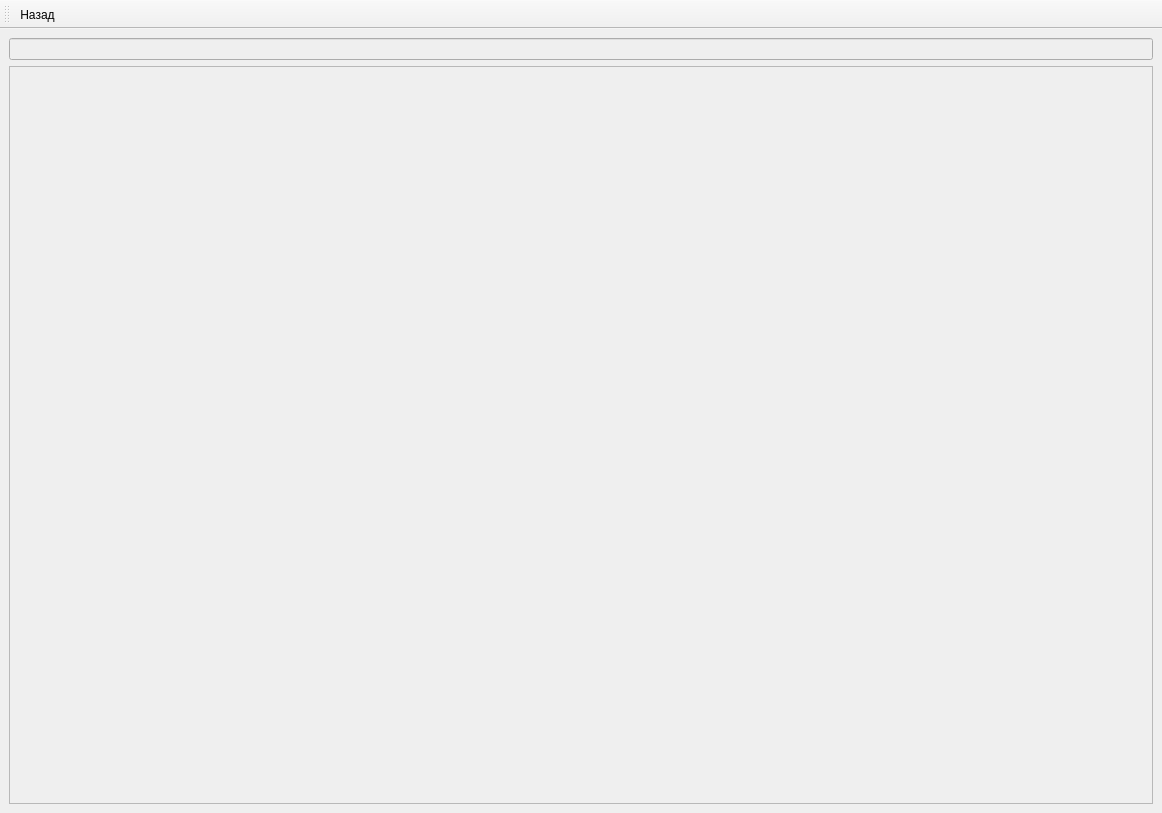
<?xml version="1.0" encoding="UTF-8"?>
<ui version="4.0">
 <class>main_window</class>
 <widget class="QMainWindow" name="main_window">
  <property name="geometry">
   <rect>
    <x>0</x>
    <y>0</y>
    <width>1162</width>
    <height>813</height>
   </rect>
  </property>
  <property name="windowTitle">
   <string>hASCII explorer</string>
  </property>
  <widget class="QWidget" name="central_widget">
   <layout class="QGridLayout" name="central_layout">
    <item row="1" column="0">
     <widget class="QScrollArea" name="scroll_area">
      <property name="widgetResizable">
       <bool>true</bool>
      </property>
      <widget class="QWidget" name="scroll_area_widget">
       <property name="geometry">
        <rect>
         <x>0</x>
         <y>0</y>
         <width>1142</width>
         <height>723</height>
        </rect>
       </property>
       <property name="sizePolicy">
        <sizepolicy hsizetype="Preferred" vsizetype="Minimum">
         <horstretch>3</horstretch>
         <verstretch>0</verstretch>
        </sizepolicy>
       </property>
       <layout class="QVBoxLayout" name="scroll_area_layout"/>
      </widget>
     </widget>
    </item>
    <item row="0" column="0">
     <widget class="QLineEdit" name="current_path_line">
      <property name="enabled">
       <bool>false</bool>
      </property>
     </widget>
    </item>
   </layout>
  </widget>
  <widget class="QToolBar" name="tool_bar">
   <property name="windowTitle">
    <string>toolBar</string>
   </property>
   <attribute name="toolBarArea">
    <enum>TopToolBarArea</enum>
   </attribute>
   <attribute name="toolBarBreak">
    <bool>false</bool>
   </attribute>
   <addaction name="action_move_back"/>
  </widget>
  <action name="action_move_back">
   <property name="icon">
    <iconset resource="images/image_source.qrc">
     <normaloff>:/images/back.png</normaloff>:/images/back.png</iconset>
   </property>
   <property name="text">
    <string>Назад</string>
   </property>
   <property name="toolTip">
    <string>&lt;html&gt;&lt;head/&gt;&lt;body&gt;&lt;p&gt;Венуться назад&lt;/p&gt;&lt;/body&gt;&lt;/html&gt;</string>
   </property>
  </action>
 </widget>
 <resources>
  <include location="images/image_source.qrc"/>
 </resources>
 <connections/>
</ui>
